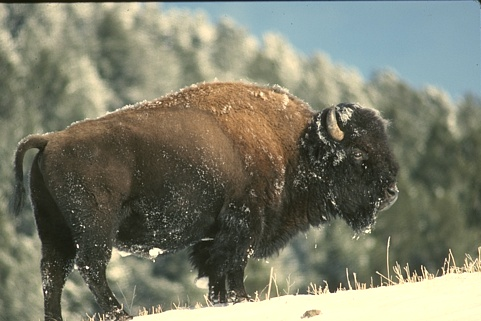
#> input picture Project/image/41029.jpg, 481 x 321 px
$ jupyter execute Kmeans.ipynb
#> lines starting #> are read from the running program, lines starting #| are printed output that depends on the picture
[cell 1]
import cv2
import matplotlib.pyplot as plt
import numpy as np

from sklearn import cluster

[cell 2]
def plotImage (img , title):
    plt.figure(figsize = (10 , 10))
    plt.imshow(img)
    plt.title (title)

[cell 3]
#read the image
imgBGR = cv2.imread('image/41029.jpg')
#> imgBGR is the input picture: shape (321, 481, 3); mean B, G, R 107.5, 125.3, 124.1
imgRGB = cv2.cvtColor(imgBGR, cv2.COLOR_BGR2RGB)
image = np.copy (imgRGB)

[cell 4]
plotImage(image, 'original')

[cell 5]
#use median blur to remove salt noise
image1 = cv2.medianBlur(image, 5)
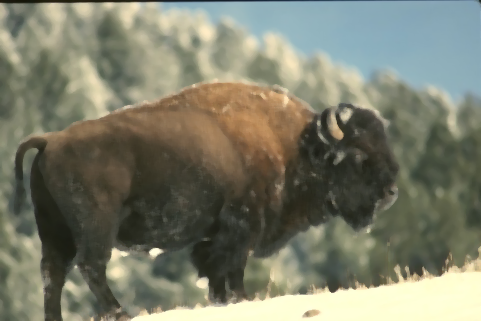
#> image1: shape (321, 481, 3); mean R, G, B 123, 124.3, 106.5
plotImage(image1, 'after median blur')

[cell 6]
# reshape from 3D RBG to 2D
# pImage means processed image
pImage = image1.reshape((-1, 3))

[cell 7]
for n in [2, 3, 4, 5]:
    c = cluster.KMeans(n_clusters=n)
    c.fit(pImage)
    centers = c.cluster_centers_
    labels = c.labels_
    output = centers[labels].reshape(image.shape)
    plotImage(output/255, "K = " + str(n))
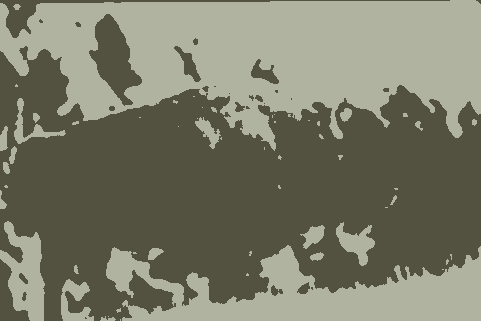
#> shown: shape (321, 481, 3) float64; mean R, G, B 0.482, 0.487, 0.417
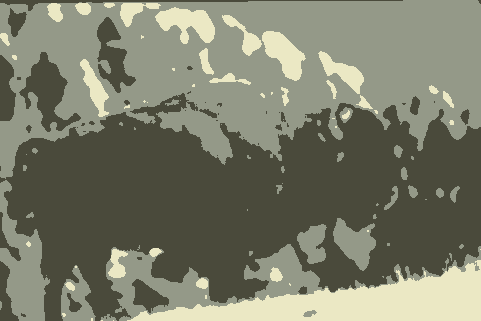
#> shown: shape (321, 481, 3) float64; mean R, G, B 0.483, 0.488, 0.418
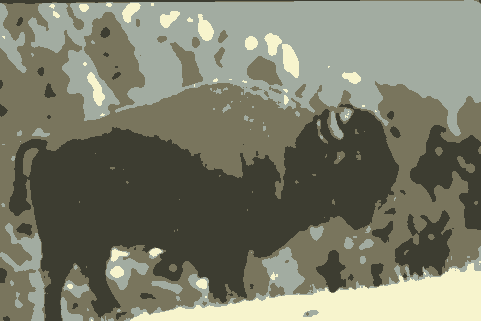
#> shown: shape (321, 481, 3) float64; mean R, G, B 0.482, 0.487, 0.417
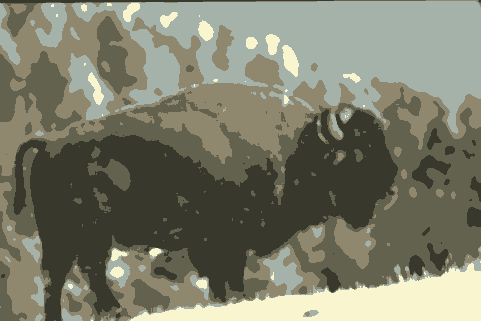
#> shown: shape (321, 481, 3) float64; mean R, G, B 0.483, 0.488, 0.418

$ run again, with Project/image/100098.jpg copied over Project/image/41029.jpg
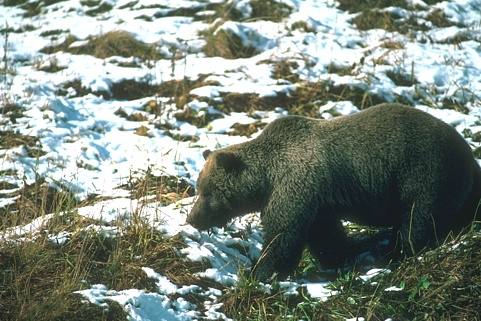
#> input picture Project/image/100098.jpg, 481 x 321 px
#> imgBGR is the input picture: shape (321, 481, 3); mean B, G, R 125, 135.2, 124.8
#> `image1 = cv2.medianBlur(image, 5)`:
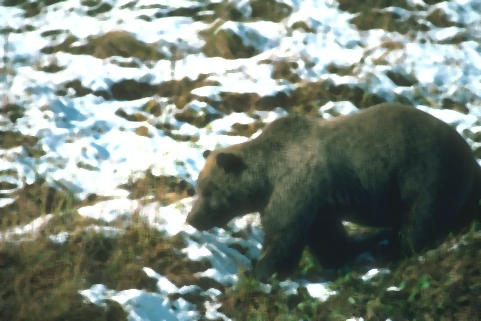
#> image1: shape (321, 481, 3); mean R, G, B 124.5, 135, 125
#> `[cell 7] for n in [2, 3, 4, 5]: c = cluster.KMeans(n_clusters=n) c.fit..`:
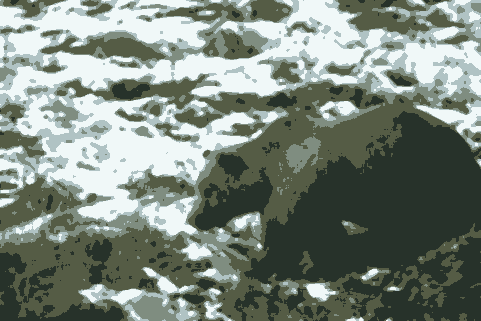
#> shown: shape (321, 481, 3) float64; mean R, G, B 0.489, 0.53, 0.491

$ run again, with Project/image/103006.jpg copied over Project/image/41029.jpg
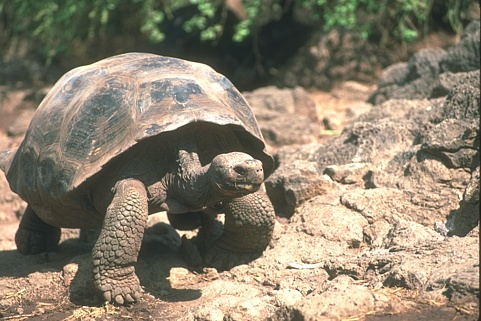
#> input picture Project/image/103006.jpg, 481 x 321 px
#> imgBGR is the input picture: shape (321, 481, 3); mean B, G, R 110.6, 129.6, 140.2
#> `image1 = cv2.medianBlur(image, 5)`:
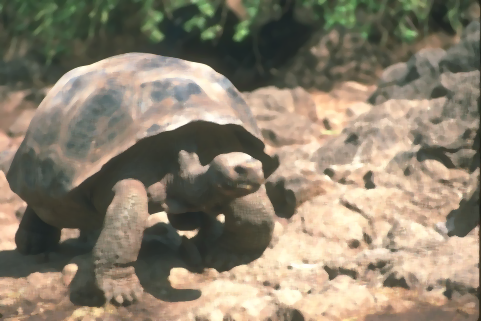
#> image1: shape (321, 481, 3); mean R, G, B 140.7, 129.7, 110.6
#> `[cell 7] for n in [2, 3, 4, 5]: c = cluster.KMeans(n_clusters=n) c.fit..`:
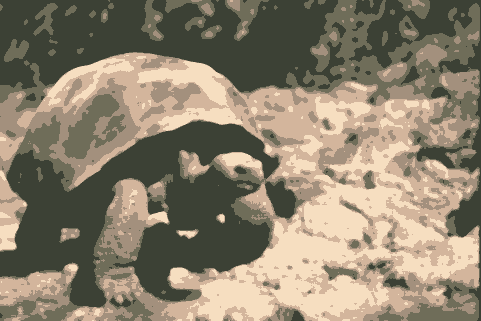
#> shown: shape (321, 481, 3) float64; mean R, G, B 0.552, 0.509, 0.434

$ run again, with Project/image/106005.jpg copied over Project/image/41029.jpg
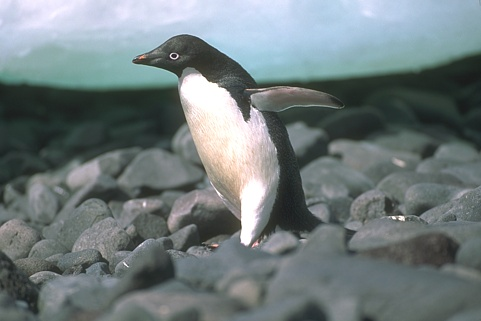
#> input picture Project/image/106005.jpg, 481 x 321 px
#> imgBGR is the input picture: shape (321, 481, 3); mean B, G, R 125.2, 123.8, 112.9
#> `[cell 7] for n in [2, 3, 4, 5]: c = cluster.KMeans(n_clusters=n) c.fit..`:
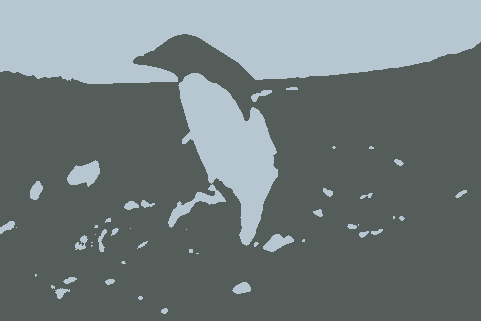
#> shown: shape (321, 481, 3) float64; mean R, G, B 0.442, 0.485, 0.49
#> `[cell 7] for n in [2, 3, 4, 5]: c = cluster.KMeans(n_clusters=n) c.fit..`:
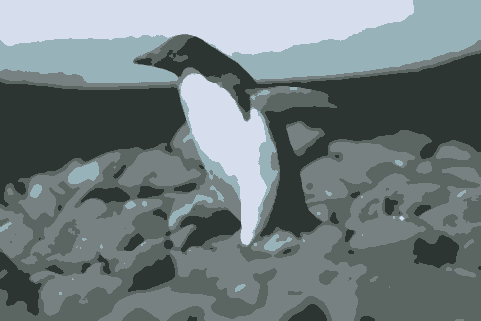
#> shown: shape (321, 481, 3) float64; mean R, G, B 0.442, 0.485, 0.491
